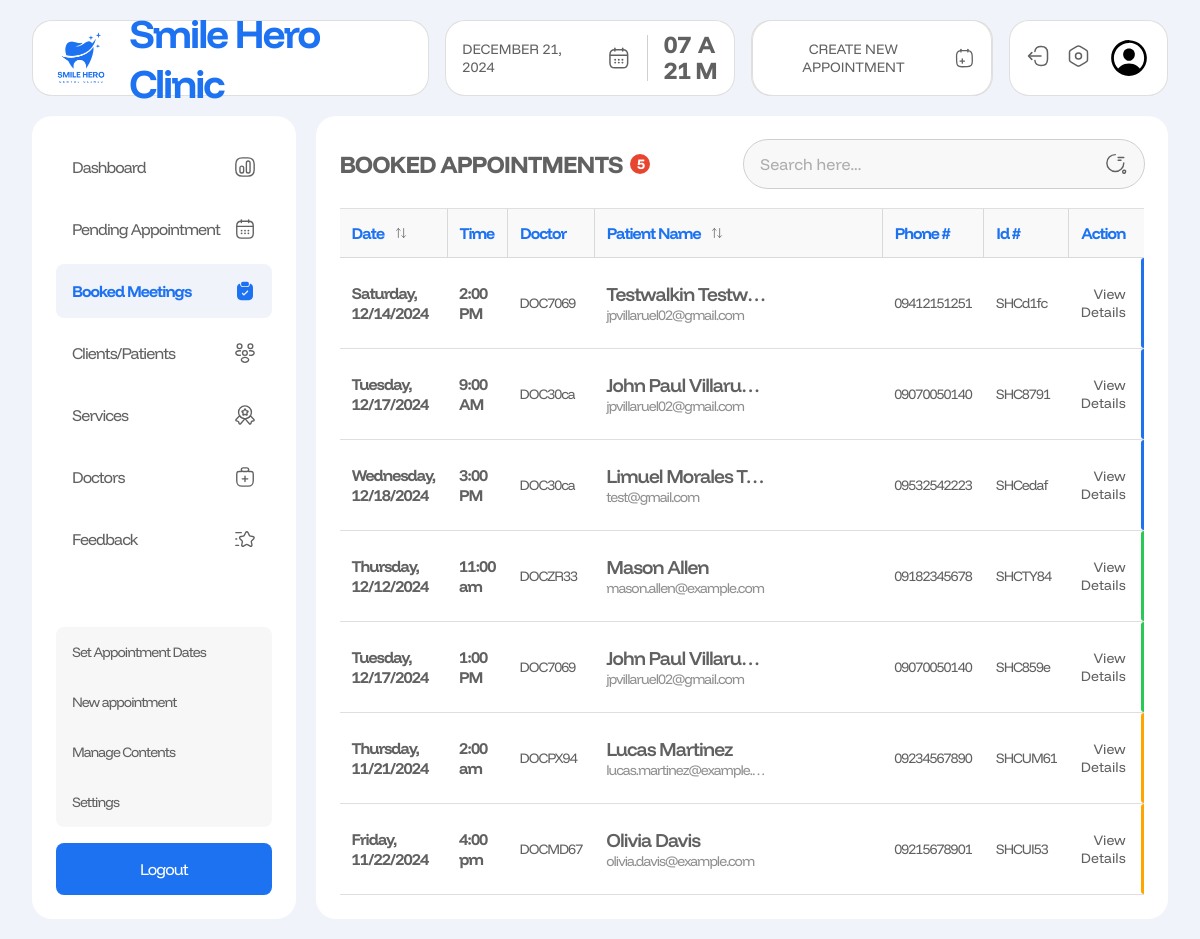
The page /admin/booked.php (signed in) on the database as committed earlier.
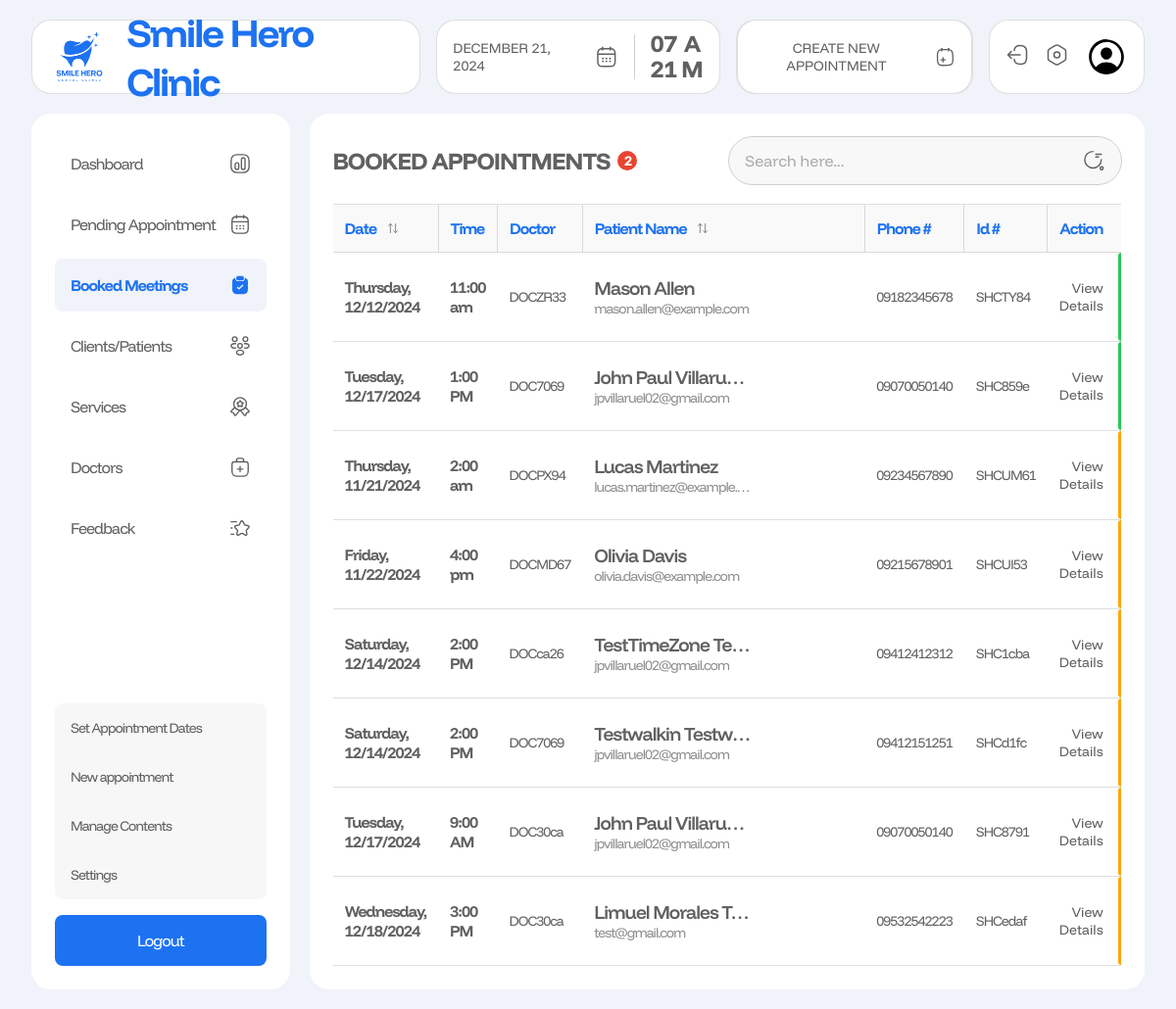
The same page on the database as committed later.
### tables this page shows
CREATE TABLE `appointments` (
  `user_id` varchar(100) NOT NULL,
  `doctor_id` varchar(100) DEFAULT NULL,
  `appointment_id` varchar(20) NOT NULL,
  `label` varchar(100) NOT NULL,
  `name` varchar(255) NOT NULL,
  `email` varchar(255) NOT NULL,
  `contact` varchar(30) NOT NULL,
  `message` text NOT NULL,
  `date` varchar(30) NOT NULL,
  `time` varchar(30) NOT NULL,
  `service` varchar(100) NOT NULL,
  `location` varchar(100) NOT NULL,
  `status` varchar(50) NOT NULL,
  `created_at` datetime NOT NULL
);

### admin/booked.php (the view, shortened to what this page needs)
<?php
require_once '../includes/dbh.inc.php';
$limit = 10;
$page = isset($_GET['page']) ? (int)$_GET['page'] : 1;
$start = ($page - 1) * $limit;
$totalQuery = "SELECT COUNT(*) AS total FROM appointments WHERE status = 'accepted' OR status = 'completed'";
$totalResult = $conn->query($totalQuery);
$totalRow = $totalResult->fetch_assoc();
$totalRecords = $totalRow['total'];
$query = "SELECT * FROM appointments WHERE status = 'accepted' OR status = 'completed' OR  status = 'canceled' OR status = 'missed' ORDER BY status, date, time ASC LIMIT $start, $limit";
$result = $conn->query($query);
$users = [];
if ($result->num_rows > 0) {
  while ($row = $result->fetch_assoc()) {
    $users[] = $row;
  }
}
?>
<!DOCTYPE html>
<html lang="en">
<head>
  <link rel="stylesheet" href="../src/dist/styles.css" />
</head>
<body class="admin__page">
  <main class="admin__main">
    <?php include("includes/nav.php"); ?>
     <section class="admin__content">
      <?php include("includes/side_nav.php"); ?>
      <div class="booked__container">
        <div class="booked-appointments__table">
          <div class="table-heading__container">
            <h1 class="table-heading">booked appointments <span class="table-item-count"><?php echo $totalRecords ?></span></h1>
            <?php include("includes/search.php"); ?>
          </div>
          <table>
            <thead>
              <tr>
                <th>
                  date
                  <div class="dropdown-container">
                    <button class="filter-btn">
                    </button>
                  </div>
                </th>
                <th>
                  time
                </th>
                <th>doctor</th>
                <th>
                  patient name
                  <div class="dropdown-container">
                    <button class="filter-btn">
                    </button>
                  </div>
                </th>
                <th>phone #</th>
                <th>id #</th>
                <th>action</th>
              </tr>
            </thead>
            <tbody id="items">
              <?php foreach ($users as $user){?>
              <tr class="item-row appointment-row"
                data-date="<?php echo date('Y-m-d', strtotime($user['date'])); ?>">
                <td class="patient-cell date" data-date="<?php echo $user['date'] ?>">
                  <?php echo date('l, m/d/Y', strtotime($user['date'])); ?>
                </td>
                <td class="patient-cell time">
                  <?php echo $user['time']; ?>
                </td>
                <td class="patient-cell doctor">
                  <?php echo $user['doctor_id']; ?>
                </td>
                <td class="patient-cell name-email" data-label="<?php echo $user['label'] ?>">
                  <p class="patient-name" title="<?php echo $user['name']; ?>">
                    <?php echo $user['name']; ?>
                  </p>
                  <p class="patient-email" title="<?php echo $user['email']; ?>">
                    <?php echo $user['email']; ?>
                  </p>
                </td>
                <td class="patient-cell phone">
                  <?php echo $user['contact']; ?>
                </td>
                <td class="patient-cell apt-id">
                  <?php echo $user['appointment_id']; ?>
                </td>
                <?php
                $bgColor = '';
                  switch ($user['status']) {
                    case 'accepted':
                      $bgColor = '#1d72f2';
                      break;
                    case 'missed':
                      $bgColor = 'orange';
                      break;
                    case 'completed':
                      $bgColor = '#2bc757';
                      break;
                  }
                ?>
                <td class="patient-cell action" data-status="<?php echo $user['status']; ?>">
                  <button type="button">
                    <a href="appointment-details.php?aptId=<?php echo $user['appointment_id'] ?>">
                      View Details
                    </a>
                  </button>
                  <div class="identifier" style=" background-color:<?php echo $bgColor ?>; "></div>
                </td>
              </tr>
              <?php } ?>
            </tbody>
          </table>
        </div>
      </div>
    </section>
  </main>
</body>
</html>

### admin/includes/nav.php (shortened to what this page needs)
<nav class="navbar" style="z-index: 1">
  <div class="navbar__brand">
    <img src="../assets/logos/logo-with-name-blue.png" alt="" style="width: 4rem; height: 4rem;">
    <h1 class="navbar__title">Smile Hero Clinic</h1>
  </div>
  <div class="navbar__datetime">
    <div class="navbar__date">
      <p class="currentDate">September 16, 2024</p>
    </div>
    <div class="navbar__time">
      <div id="timeEl" class="navbar__time-numbers">
        <p>02</p>
        <p>59</p>
      </div>
      <div class="navbar__ampm">
        <p class="navbar__ampm--first">p</p>
        <p class="navbar__ampm--second">m</p>
      </div>
    </div>
  </div>
  <button class="btn btn--primary">
    <a href="./new-appointment.php">
      Create New Appointment
     </a>
  </button>
  <div class="navbar__actions">
    <button class="btn btn--icon">
      <a href="../includes/logout.php">
      </a>
    </button>
    <button class="btn btn--icon">
      <a href="settings.php">
      </a>
    </button>
    <div class="profile">
    </div>
  </div>
</nav>

### admin/includes/side_nav.php
<?php $current_page = basename($_SERVER['PHP_SELF']); ?>
<aside class="admin-sidenav">
  <ul>
    <li <?php echo ($current_page == 'dashboard.php') ? 'class="active__link"' : ''; ?>>
      <a href="../admin/dashboard.php">
        <img
          src="../assets/admin_assets/icons/dashboard/<?php echo ($current_page == 'dashboard.php') ? 'active/dashboard.svg' : 'default/dashboard.svg'; ?>"
          alt="" style="width: 1.375rem; height: 1.375rem" />Dashboard</a>
    </li>
    <li <?php echo ($current_page == 'appointments.php') ? 'class="active__link"' : ''; ?>>
      <a href="../admin/appointments.php">
        <img
          src="../assets/admin_assets/icons/dashboard/<?php echo ($current_page == 'appointments.php') ? 'active/pending-appointment.svg' : 'default/pending-appointment.svg'; ?>"
          alt="" style="width: 1.375rem; height: 1.375rem" />Pending Appointment</a>
    </li>
    <li <?php echo ($current_page == 'booked.php' || $current_page == 'appointment-details.php') ? 'class="active__link"' : ''; ?>>
      <a href="../admin/booked.php">
        <img
          src="../assets/admin_assets/icons/dashboard/<?php echo ($current_page == 'booked.php' || $current_page == 'appointment-details.php') ? 'active/booked-appointments.svg' : 'default/booked-appointments.svg'; ?>"
          alt="" style="width: 1.375rem; height: 1.375rem" />Booked Meetings</a>
    </li>
    <li <?php echo ($current_page == 'patients.php') ? 'class="active__link"' : ''; ?>>
      <a href="../admin/patients.php">
        <img
          src="../assets/admin_assets/icons/dashboard/<?php echo ($current_page == 'patients.php') ? 'active/patients.svg' : 'default/patients.svg'; ?>"
          alt="" style="width: 1.375rem; height: 1.375rem" />Clients/Patients</a>
    </li>
    <li <?php echo ($current_page == 'services.php' || $current_page == 'update-service.php'  || $current_page == 'add-services.php') ? 'class="active__link"' : ''; ?>>
      <a href="../admin/services.php">
        <img
          src="../assets/admin_assets/icons/dashboard/<?php echo ($current_page == 'services.php' || $current_page == 'update-service.php'  || $current_page == 'add-services.php') ? 'active/services.svg' : 'default/services.svg'; ?>"
          alt="" style="width: 1.375rem; height: 1.375rem" />Services</a>
    </li>
    <li <?php echo ($current_page == 'doctors.php') ? 'class="active__link"' : ''; ?>>
      <a href="../admin/doctors.php">
        <img
          src="../assets/admin_assets/icons/dashboard/<?php echo ($current_page == 'doctors.php') ? 'active/doctors.svg' : 'default/doctors.svg'; ?>"
          alt="" style="width: 1.375rem; height: 1.375rem" />Doctors</a>
    </li>
    <li <?php echo ($current_page == 'feedback.php') ? 'class="active__link"' : ''; ?>>
      <a href="../admin/feedback.php">
        <img
          src="../assets/admin_assets/icons/dashboard/<?php echo ($current_page == 'feedback.php') ? 'active/feedback.svg' : 'default/feedback.svg'; ?>"
          alt="" style="width: 1.375rem; height: 1.375rem" />Feedback</a>
    </li>
  </ul>
  <div class="bottom-links">
    <ul>
      <li <?php echo ($current_page == 'set-dates.php') ? 'class="active__link"' : ''; ?>>
        <a href="../admin/set-dates.php">
          Set Appointment Dates
        </a>
      </li>
      <li <?php echo ($current_page == 'new-appointment.php') ? 'class="active__link"' : ''; ?>>
        <a href="../admin/new-appointment.php">
          New appointment
        </a>
      </li>
      <li <?php echo ($current_page == 'manage-contents.php') ? 'class="active__link"' : ''; ?>>
        <a href="../admin/manage-contents.php">
          Manage Contents
        </a>
      </li>
      <li <?php echo ($current_page == 'settings.php') ? 'class="active__link"' : ''; ?>>
        <a href="../admin/settings.php">
          Settings
        </a>
      </li>
    </ul>
    <button id="logout_button">
      <a href="../includes/logout.php">Logout</a>
    </button>
  </div>
</aside>

### admin/includes/search.php (shortened to what this page needs)
<div class="search__container">
  <input type="text" id="searchInput" placeholder="Search here...">
</div>

### admin/booked.php (style rules this page uses)
.appointment-row { position: relative; }
.identifier { position: absolute; width: 3px; height: 100%; top: 0; right: 0; border-radius: 5px 0 0 5px; }

Rows that differ between the two databases and show on the page:
added appointments: date "Saturday, 12/14/2024", time "2:00 PM", doctor "DOCca26", name "TestTimeZone Te…", email "jpvillaruel02@gmail.com", contact "09412412312", appointment_id "SHC1cba"
changed appointments "SHCd1fc": status "accepted" → "missed" (drawn); moves down the list
changed appointments "9:00 AM": status "accepted" → "missed" (drawn); moves down the list
changed appointments "Wednesday, 12/18/2024": status "accepted" → "missed" (drawn); moves down the list
Other text that changed with them:
$totalRecords: "5" → "2"
